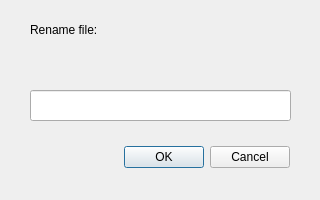
<?xml version="1.0" encoding="UTF-8"?>
<ui version="4.0">
 <class>RenameDialog</class>
 <widget class="QDialog" name="RenameDialog">
  <property name="geometry">
   <rect>
    <x>0</x>
    <y>0</y>
    <width>320</width>
    <height>200</height>
   </rect>
  </property>
  <property name="windowTitle">
   <string>Dialog</string>
  </property>
  <widget class="QDialogButtonBox" name="buttonBox">
   <property name="geometry">
    <rect>
     <x>-30</x>
     <y>140</y>
     <width>320</width>
     <height>35</height>
    </rect>
   </property>
   <property name="orientation">
    <enum>Qt::Horizontal</enum>
   </property>
   <property name="standardButtons">
    <set>QDialogButtonBox::Cancel|QDialogButtonBox::Ok</set>
   </property>
  </widget>
  <widget class="QLineEdit" name="fileNameInput">
   <property name="geometry">
    <rect>
     <x>30</x>
     <y>90</y>
     <width>261</width>
     <height>31</height>
    </rect>
   </property>
  </widget>
  <widget class="QLabel" name="label">
   <property name="geometry">
    <rect>
     <x>30</x>
     <y>20</y>
     <width>111</width>
     <height>20</height>
    </rect>
   </property>
   <property name="text">
    <string>Rename file:</string>
   </property>
  </widget>
  <widget class="QLabel" name="filenameLabel">
   <property name="geometry">
    <rect>
     <x>30</x>
     <y>50</y>
     <width>221</width>
     <height>21</height>
    </rect>
   </property>
   <property name="text">
    <string/>
   </property>
  </widget>
 </widget>
 <resources/>
 <connections>
  <connection>
   <sender>buttonBox</sender>
   <signal>accepted()</signal>
   <receiver>RenameDialog</receiver>
   <slot>accept()</slot>
   <hints>
    <hint type="sourcelabel">
     <x>248</x>
     <y>254</y>
    </hint>
    <hint type="destinationlabel">
     <x>157</x>
     <y>274</y>
    </hint>
   </hints>
  </connection>
  <connection>
   <sender>buttonBox</sender>
   <signal>rejected()</signal>
   <receiver>RenameDialog</receiver>
   <slot>reject()</slot>
   <hints>
    <hint type="sourcelabel">
     <x>316</x>
     <y>260</y>
    </hint>
    <hint type="destinationlabel">
     <x>286</x>
     <y>274</y>
    </hint>
   </hints>
  </connection>
 </connections>
</ui>
